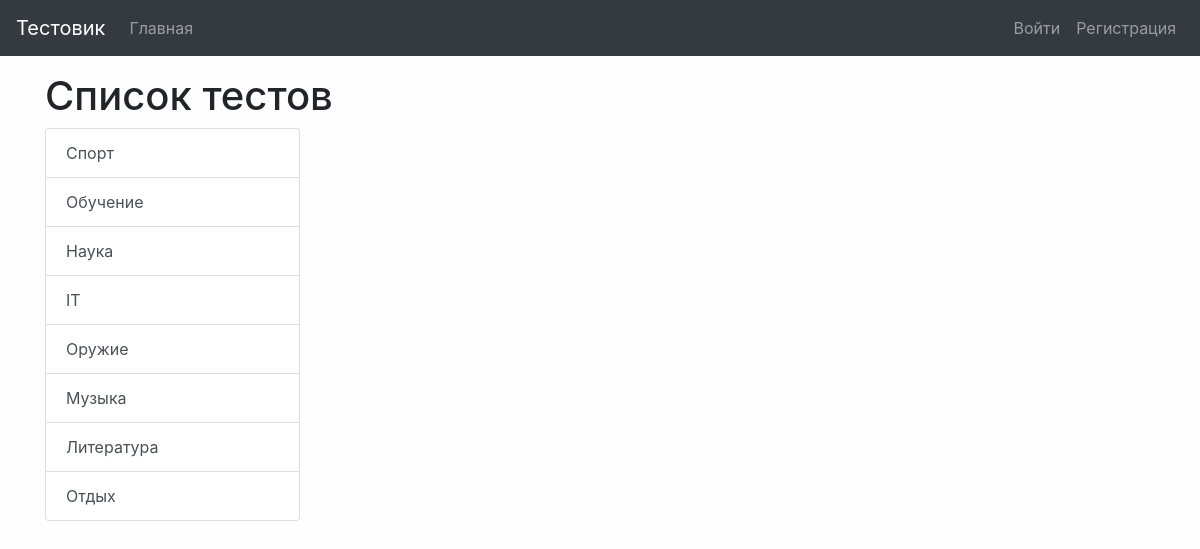
Page /category/1/ on the committed database.
### tests/models.py (models this page shows, shortened)
class Categories(models.Model):
    name = models.CharField(max_length=100,
                            help_text='Выберите категорию',
                            verbose_name='Категория')
    def get_absolute_url(self):
        return reverse('category', kwargs={'category_id': self.pk})
    class Meta:
        verbose_name = 'Категория'
        verbose_name_plural = 'Категории'

### tests/views.py (the view)
# urls.py: path('category/<int:category_id>/', get_category, name='category'),
def get_category(request, category_id):
    tests = TestsBase.objects.filter(category_id=category_id)
    return render(request, 'tests/category.html', {'tests': tests,
                                                   'title': 'Тестовик',
                                                   'title_tests': 'Список тестов'})

### tests/templatetags/tests_tags.py (called while the page is built)
@register.inclusion_tag('tests/list_categories.html')
def show_categories():
    categories = Categories.objects.all()
    return {'categories': categories, }

### tests/templates/tests/category.html (shortened to what this page needs)
{% extends 'base.html' %}
{% block sidebar %}
{% include 'inc/_sidebar.html' %}
{% endblock %}

### tests/templates/tests/list_categories.html
<div class="list-group">
  {% for item in categories %}
  <a href="{{ item.get_absolute_url }}" class="list-group-item list-group-item-action">{{item.name}}</a>
  {% endfor %}
</div>

### TestSite/static/css/style.css (style rules this page uses)
body { background-color: #fefefe; }

### rows in the picture
Categories: name "Спорт"
Categories: name "Обучение"
Categories: name "Наука"
Categories: name "IT"
Categories: name "Оружие"
Categories: name "Музыка"
Categories: name "Литература"
Categories: name "Отдых"

### other values in the picture
{{ title }} "Тестовик"
{{ title_tests }} "Список тестов"
